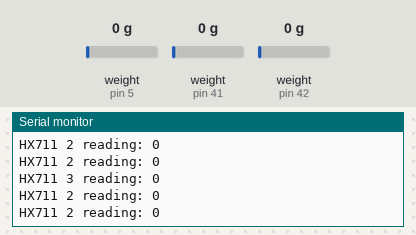
Recording of a sketch running on a simulated Arduino Mega 2560, built with avr-gcc and run on an emulated ATmega2560. On the bench: the last lines printed to the serial monitor. The test bench sets the inputs (shaded band); at power-on: weight on the scale (sensors on pin 5, pin 41, pin 42) 0 g.

Above: at 1.2 s.
1.3 s: weight on the scale (sensor on pin 5) set to 100 g
At 1.31 s:
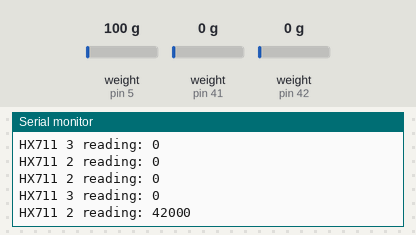
2.8 s: weight on the scale (sensor on pin 41) set to 1250 g
At 2.92 s:
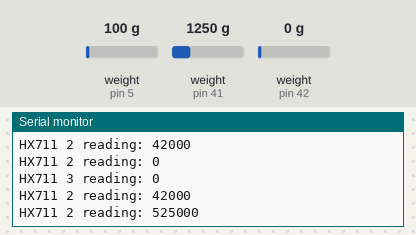
4.3 s: weight on the scale (sensor on pin 42) set to 100 g
At 4.32 s:
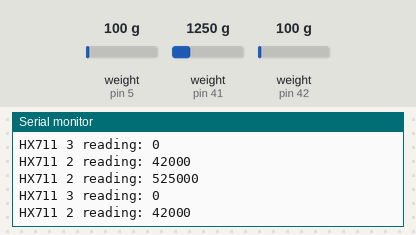
5.8 s: weight on the scale (sensor on pin 5) set to 2500 g
At 5.83 s:
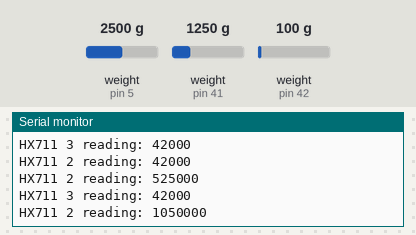
7.3 s: weight on the scale (sensor on pin 41) set to 3750 g
At 7.44 s:
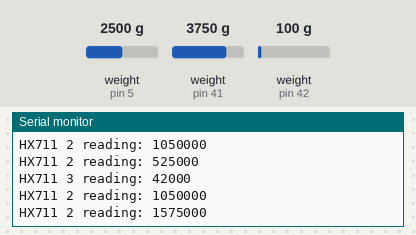
8.8 s: weight on the scale (sensor on pin 42) set to 1250 g
At 8.85 s:
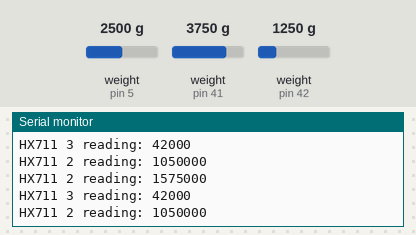
Timing chart, 0 to 11.3 s (numbered marks = the images above; inputs shaded):
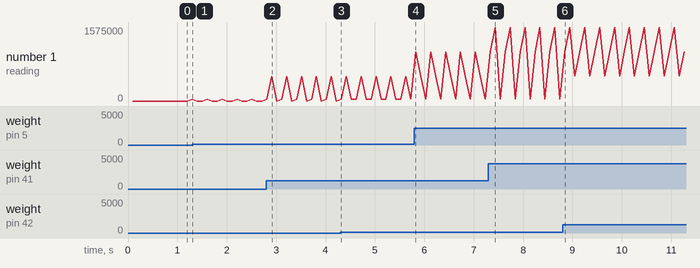

The sketch:

Algoritmo_de_sensado_galgas.ino
```cpp
#include "HX711.h"

  const int HUMPAD1_DOUT_PIN = 5;
  const int HUMPAD1_SCK_PIN = 8;
  const int HUMPAD2_DOUT_PIN = 41;
  const int HUMPAD2_SCK_PIN = 40;
  const int HUMPAD3_DOUT_PIN = 42;
  const int HUMPAD3_SCK_PIN = 27;

HX711 hx711_galga_1;
HX711 hx711_galga_2;
HX711 hx711_galga_3;

void setup() {

  Serial.begin(9600);
  hx711_galga_1.begin(HUMPAD1_DOUT_PIN,HUMPAD1_SCK_PIN);
  hx711_galga_2.begin(HUMPAD2_DOUT_PIN,HUMPAD2_SCK_PIN);
  hx711_galga_3.begin(HUMPAD3_DOUT_PIN,HUMPAD3_SCK_PIN);

}

void loop() {
  if(hx711_galga_1.is_ready()){
    long reading_galga_1 = hx711_galga_1.read();
    Serial.print("HX711 2 reading: ");
    Serial.println(reading_galga_1);
  }
  else{

  }
  if(hx711_galga_2.is_ready()){
    long reading_galga_2 = hx711_galga_2.read();
    Serial.print("HX711 2 reading: ");
    Serial.println(reading_galga_2);
  }
  else{

  }
  if(hx711_galga_3.is_ready()){
    long reading_galga_3 = hx711_galga_3.read();
    Serial.print("HX711 3 reading: ");
    Serial.println(reading_galga_3);
  }
  else{

  }
}
```

Measured:
- after the input at 1.3 s, the serial monitor: prints a new line at once (image 1)
- after the input at 2.8 s, the serial monitor: prints a new line after 0.11 s (image 2)
- after the input at 5.8 s, the serial monitor: prints a new line at once (image 4)
- after the input at 7.3 s, the serial monitor: prints a new line after 0.14 s (image 5)
